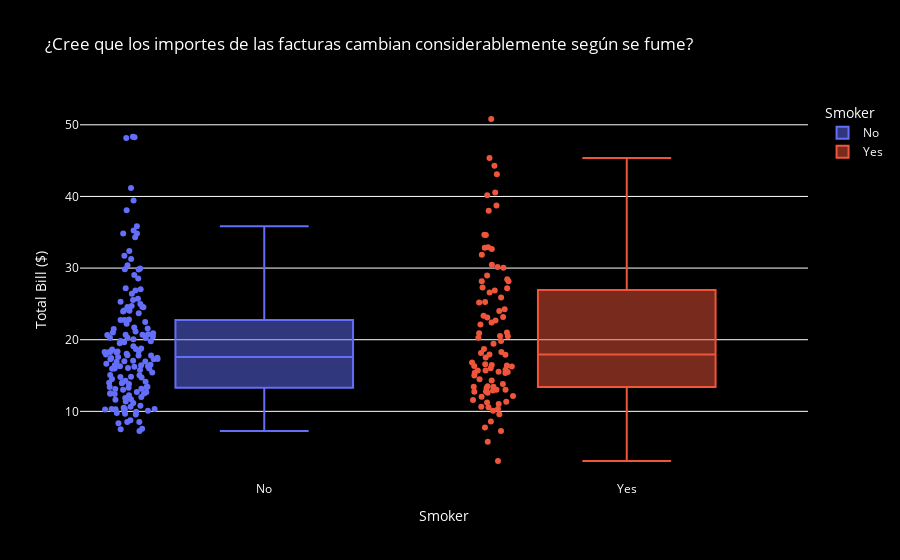

Write notebook code for a chart like this one.
### Code cell
# Create a box plot using Plotly
fig = px.box(df, x='smoker', y='total_bill', points='all', color='smoker',
             title='¿Cree que los importes de las facturas cambian considerablemente según se fume?',
             labels={'smoker': 'Smoker', 'total_bill': 'Total Bill ($)'})

# Customize layout
fig.update_layout(
    plot_bgcolor='black',  # Set plot background color
    paper_bgcolor='black',  # Set paper background color
    font_color='white',  # Set font color
)

# Show plot
fig.show()

### Figure 1 — Plotly figure (JSON) as saved in the notebook; plotly's stock layout.template omitted (floating-point values rounded to 4 significant figures; data arrays with more than 128 entries replaced by an {"elided": "..."} marker saying what was removed)
{"data": [{"alignmentgroup": "True", "boxpoints": "all", "hovertemplate": "Smoker=%{x}<br>Total Bill ($)=%{y}<extra></extra>", "legendgroup": "No", "marker": {"color": "#636efa"}, "name": "No", "notched": false, "offsetgroup": "No", "orientation": "v", "showlegend": true, "type": "box", "x": {"elided": "151 str values"}, "x0": " ", "xaxis": "x", "y": {"elided": "151 float values"}, "y0": " ", "yaxis": "y"}, {"alignmentgroup": "True", "boxpoints": "all", "hovertemplate": "Smoker=%{x}<br>Total Bill ($)=%{y}<extra></extra>", "legendgroup": "Yes", "marker": {"color": "#EF553B"}, "name": "Yes", "notched": false, "offsetgroup": "Yes", "orientation": "v", "showlegend": true, "type": "box", "x": ["Yes", "Yes", "Yes", "Yes", "Yes", "Yes", "Yes", "Yes", "Yes", "Yes", "Yes", "Yes", "Yes", "Yes", "Yes", "Yes", "Yes", "Yes", "Yes", "Yes", "Yes", "Yes", "Yes", "Yes", "Yes", "Yes", "Yes", "Yes", "Yes", "Yes", "Yes", "Yes", "Yes", "Yes", "Yes", "Yes", "Yes", "Yes", "Yes", "Yes", "Yes", "Yes", "Yes", "Yes", "Yes", "Yes", "Yes", "Yes", "Yes", "Yes", "Yes", "Yes", "Yes", "Yes", "Yes", "Yes", "Yes", "Yes", "Yes", "Yes", "Yes", "Yes", "Yes", "Yes", "Yes", "Yes", "Yes", "Yes", "Yes", "Yes", "Yes", "Yes", "Yes", "Yes", "Yes", "Yes", "Yes", "Yes", "Yes", "Yes", "Yes", "Yes", "Yes", "Yes", "Yes", "Yes", "Yes", "Yes", "Yes", "Yes", "Yes", "Yes", "Yes"], "x0": " ", "xaxis": "x", "y": [38.01, 11.24, 20.29, 13.81, 11.02, 18.29, 3.07, 15.01, 26.86, 25.28, 17.92, 19.44, 32.68, 28.97, 5.75, 16.32, 40.17, 27.28, 12.03, 21.01, 11.35, 15.38, 44.3, 22.42, 15.36, 20.49, 25.21, 14.31, 16, 17.51, 10.59, 10.63, 50.81, 15.81, 7.25, 31.85, 16.82, 32.9, 17.89, 14.48, 9.6, 34.63, 34.65, 23.33, 45.35, 23.17, 40.55, 20.9, 30.46, 18.15, 23.1, 15.69, 19.81, 28.44, 15.48, 16.58, 10.34, 43.11, 13, 13.51, 18.71, 12.74, 13, 16.4, 20.53, 16.47, 26.59, 38.73, 24.27, 12.76, 30.06, 25.89, 13.27, 28.17, 12.9, 28.15, 11.59, 7.74, 30.14, 12.16, 13.42, 8.58, 13.42, 16.27, 10.09, 22.12, 24.01, 15.69, 15.53, 12.6, 32.83, 27.18, 22.67], "y0": " ", "yaxis": "y"}], "layout": {"autosize": true, "boxmode": "overlay", "font": {"color": "white"}, "legend": {"title": {"text": "Smoker"}, "tracegroupgap": 0}, "paper_bgcolor": "black", "plot_bgcolor": "black", "title": {"text": "¿Cree que los importes de las facturas cambian considerablemente según se fume?"}, "xaxis": {"anchor": "y", "autorange": true, "categoryarray": ["No", "Yes"], "categoryorder": "array", "domain": [0, 1], "range": [-0.5065, 1.5], "title": {"text": "Smoker"}, "type": "category"}, "yaxis": {"anchor": "x", "autorange": true, "domain": [0, 1], "range": [0.4178, 53.46], "title": {"text": "Total Bill ($)"}, "type": "linear"}}}
